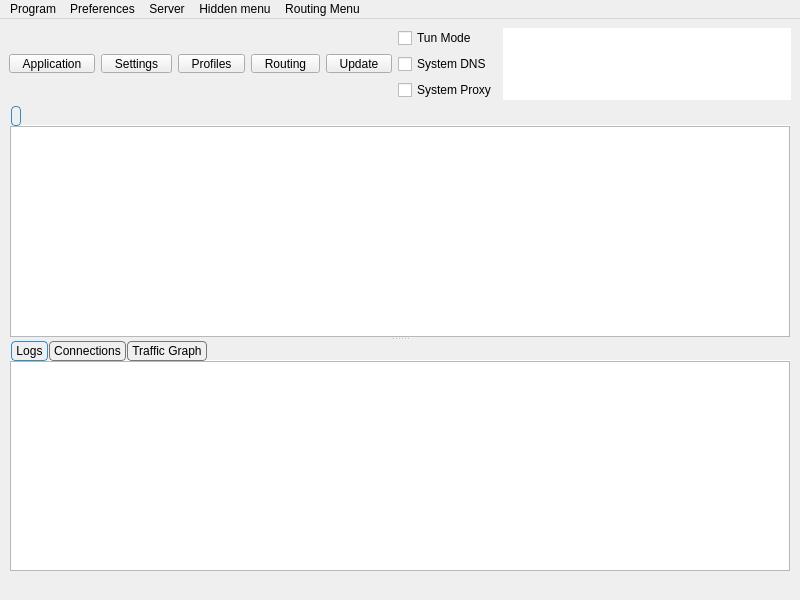
<?xml version="1.0" encoding="UTF-8"?>
<ui version="4.0">
 <class>MainWindow</class>
 <widget class="QMainWindow" name="MainWindow">
  <property name="geometry">
   <rect>
    <x>0</x>
    <y>0</y>
    <width>800</width>
    <height>600</height>
   </rect>
  </property>
  <property name="minimumSize">
   <size>
    <width>800</width>
    <height>600</height>
   </size>
  </property>
  <property name="windowTitle">
   <string notr="true">Gryph</string>
  </property>
  <widget class="QWidget" name="centralwidget">
   <layout class="QVBoxLayout" name="verticalLayout_3" stretch="0,0,0">
    <item>
     <layout class="QHBoxLayout" name="horizontalLayout_2">
      <item>
       <widget class="QToolButton" name="toolButton_program">
        <property name="minimumSize">
         <size>
          <width>0</width>
          <height>0</height>
         </size>
        </property>
        <property name="styleSheet">
         <string notr="true">
			 QToolButton {
			 padding-left: 8px;
			 padding-right: 8px;
			 }

			 QToolButton::menu-indicator {
			 image: none;
			 width: 0px;
			 height: 0px;
			 }
		 </string>
        </property>
        <property name="text">
         <string>Application</string>
        </property>
        <property name="icon">
         <iconset theme="b-system-run"/>
        </property>
        <property name="iconSize">
         <size>
          <width>24</width>
          <height>24</height>
         </size>
        </property>
        <property name="popupMode">
         <enum>QToolButton::ToolButtonPopupMode::InstantPopup</enum>
        </property>
        <property name="toolButtonStyle">
         <enum>Qt::ToolButtonStyle::ToolButtonTextUnderIcon</enum>
        </property>
       </widget>
      </item>
      <item>
       <widget class="QToolButton" name="toolButton_preferences">
        <property name="minimumSize">
         <size>
          <width>0</width>
          <height>0</height>
         </size>
        </property>
        <property name="styleSheet">
         <string notr="true">
			 QToolButton {
			 padding-left: 8px;
			 padding-right: 8px;
			 }

			 QToolButton::menu-indicator {
			 image: none;
			 width: 0px;
			 height: 0px;
			 }
		 </string>
        </property>
        <property name="text">
         <string>Settings</string>
        </property>
        <property name="icon">
         <iconset theme="b-preferences"/>
        </property>
        <property name="iconSize">
         <size>
          <width>24</width>
          <height>24</height>
         </size>
        </property>
        <property name="popupMode">
         <enum>QToolButton::ToolButtonPopupMode::InstantPopup</enum>
        </property>
        <property name="toolButtonStyle">
         <enum>Qt::ToolButtonStyle::ToolButtonTextUnderIcon</enum>
        </property>
       </widget>
      </item>
      <item>
       <widget class="QToolButton" name="toolButton_server">
        <property name="minimumSize">
         <size>
          <width>0</width>
          <height>0</height>
         </size>
        </property>
        <property name="styleSheet">
         <string notr="true">
			 QToolButton {
			 padding-left: 8px;
			 padding-right: 8px;
			 }

			 QToolButton::menu-indicator {
			 image: none;
			 width: 0px;
			 height: 0px;
			 }
		 </string>
        </property>
        <property name="text">
         <string>Profiles</string>
        </property>
        <property name="icon">
         <iconset theme="b-network-server"/>
        </property>
        <property name="iconSize">
         <size>
          <width>24</width>
          <height>24</height>
         </size>
        </property>
        <property name="popupMode">
         <enum>QToolButton::ToolButtonPopupMode::InstantPopup</enum>
        </property>
        <property name="toolButtonStyle">
         <enum>Qt::ToolButtonStyle::ToolButtonTextUnderIcon</enum>
        </property>
       </widget>
      </item>
      <item>
       <widget class="QToolButton" name="toolButton_routing">
        <property name="minimumSize">
         <size>
          <width>0</width>
          <height>0</height>
         </size>
        </property>
        <property name="styleSheet">
         <string notr="true">
			 QToolButton {
			 padding-left: 8px;
			 padding-right: 8px;
			 }

			 QToolButton::menu-indicator {
			 image: none;
			 width: 0px;
			 height: 0px;
			 }
		 </string>
        </property>
        <property name="text">
         <string>Routing</string>
        </property>
        <property name="icon">
         <iconset theme="b-network-routing"/>
        </property>
        <property name="iconSize">
         <size>
          <width>24</width>
          <height>24</height>
         </size>
        </property>
        <property name="popupMode">
         <enum>QToolButton::ToolButtonPopupMode::InstantPopup</enum>
        </property>
        <property name="toolButtonStyle">
         <enum>Qt::ToolButtonStyle::ToolButtonTextUnderIcon</enum>
        </property>
       </widget>
      </item>
      <item>
       <widget class="QToolButton" name="toolButton_update">
        <property name="minimumSize">
         <size>
          <width>0</width>
          <height>0</height>
         </size>
        </property>
        <property name="styleSheet">
         <string notr="true">
			 QToolButton {
			 padding-left: 8px;
			 padding-right: 8px;
			 }

			 QToolButton::menu-indicator {
			 image: none;
			 width: 0px;
			 height: 0px;
			 }
		 </string>
        </property>
        <property name="text">
         <string>Update</string>
        </property>
        <property name="icon">
         <iconset theme="b-system-software-update"/>
        </property>
        <property name="iconSize">
         <size>
          <width>24</width>
          <height>24</height>
         </size>
        </property>
        <property name="popupMode">
         <enum>QToolButton::ToolButtonPopupMode::InstantPopup</enum>
        </property>
        <property name="toolButtonStyle">
         <enum>Qt::ToolButtonStyle::ToolButtonTextUnderIcon</enum>
        </property>
       </widget>
      </item>
      <item>
       <layout class="QVBoxLayout" name="verticalLayout_4">
        <item>
         <widget class="QCheckBox" name="checkBox_VPN">
          <property name="sizePolicy">
           <sizepolicy hsizetype="Minimum" vsizetype="Minimum">
            <horstretch>0</horstretch>
            <verstretch>0</verstretch>
           </sizepolicy>
          </property>
          <property name="text">
           <string>Tun Mode</string>
          </property>
         </widget>
        </item>
        <item>
         <widget class="QCheckBox" name="system_dns">
          <property name="text">
           <string>System DNS</string>
          </property>
         </widget>
        </item>
        <item>
         <widget class="QCheckBox" name="checkBox_SystemProxy">
          <property name="text">
           <string>System Proxy</string>
          </property>
         </widget>
        </item>
       </layout>
      </item>
      <item>
       <widget class="QTextBrowser" name="data_view">
        <property name="enabled">
         <bool>true</bool>
        </property>
        <property name="sizePolicy">
         <sizepolicy hsizetype="Expanding" vsizetype="Ignored">
          <horstretch>0</horstretch>
          <verstretch>0</verstretch>
         </sizepolicy>
        </property>
        <property name="minimumSize">
         <size>
          <width>0</width>
          <height>0</height>
         </size>
        </property>
        <property name="mouseTracking">
         <bool>false</bool>
        </property>
        <property name="focusPolicy">
         <enum>Qt::FocusPolicy::NoFocus</enum>
        </property>
        <property name="contextMenuPolicy">
         <enum>Qt::ContextMenuPolicy::NoContextMenu</enum>
        </property>
        <property name="acceptDrops">
         <bool>false</bool>
        </property>
        <property name="frameShape">
         <enum>QFrame::Shape::NoFrame</enum>
        </property>
        <property name="frameShadow">
         <enum>QFrame::Shadow::Sunken</enum>
        </property>
        <property name="verticalScrollBarPolicy">
         <enum>Qt::ScrollBarPolicy::ScrollBarAlwaysOff</enum>
        </property>
        <property name="horizontalScrollBarPolicy">
         <enum>Qt::ScrollBarPolicy::ScrollBarAlwaysOff</enum>
        </property>
        <property name="textInteractionFlags">
         <set>Qt::TextInteractionFlag::LinksAccessibleByKeyboard|Qt::TextInteractionFlag::LinksAccessibleByMouse</set>
        </property>
       </widget>
      </item>
     </layout>
    </item>
    <item>
     <widget class="QSplitter" name="splitter">
      <property name="orientation">
       <enum>Qt::Orientation::Vertical</enum>
      </property>
      <widget class="QTabWidget" name="tabWidget">
       <property name="minimumSize">
        <size>
         <width>0</width>
         <height>20</height>
        </size>
       </property>
       <property name="styleSheet">
        <string notr="true">QTabWidget::tab-bar {
    left: 2px;
}

QTabBar {
    background: transparent;
    qproperty-drawBase: 0;
}

QTabBar::tab {
    border: 1px solid #777777;

    border-radius: 4px;
    padding: 2px 4px;
    margin-right: 1px;
}

QTabBar::tab:selected {
    border: 1px solid palette(highlight);
}</string>
       </property>
       <property name="tabShape">
        <enum>QTabWidget::TabShape::Rounded</enum>
       </property>
       <property name="currentIndex">
        <number>0</number>
       </property>
       <property name="documentMode">
        <bool>true</bool>
       </property>
       <property name="movable">
        <bool>false</bool>
       </property>
       <widget class="QWidget" name="widget1">
        <attribute name="title">
         <string/>
        </attribute>
        <layout class="QGridLayout" name="gridLayout_2">
         <property name="leftMargin">
          <number>1</number>
         </property>
         <property name="topMargin">
          <number>0</number>
         </property>
         <property name="rightMargin">
          <number>1</number>
         </property>
         <property name="bottomMargin">
          <number>0</number>
         </property>
         <property name="spacing">
          <number>0</number>
         </property>
         <item row="0" column="0">
          <widget class="ProfilesTableView" name="profilesTableView">
           <property name="contextMenuPolicy">
            <enum>Qt::ContextMenuPolicy::CustomContextMenu</enum>
           </property>
           <property name="editTriggers">
            <set>QAbstractItemView::EditTrigger::NoEditTriggers</set>
           </property>
           <property name="alternatingRowColors">
            <bool>true</bool>
           </property>
           <property name="selectionBehavior">
            <enum>QAbstractItemView::SelectionBehavior::SelectRows</enum>
           </property>
           <property name="horizontalScrollMode">
            <enum>QAbstractItemView::ScrollMode::ScrollPerPixel</enum>
           </property>
           <property name="wordWrap">
            <bool>false</bool>
           </property>
           <attribute name="horizontalHeaderMinimumSectionSize">
            <number>16</number>
           </attribute>
           <attribute name="horizontalHeaderHighlightSections">
            <bool>false</bool>
           </attribute>
           <attribute name="horizontalHeaderShowSortIndicator" stdset="0">
            <bool>false</bool>
           </attribute>
           <attribute name="verticalHeaderDefaultSectionSize">
            <number>30</number>
           </attribute>
          </widget>
         </item>
        </layout>
       </widget>
      </widget>
      <widget class="QWidget" name="aaaaaaaaaaaaaaaaaa">
       <layout class="QVBoxLayout" name="aaaaaaaaaaaa" stretch="0">
        <item>
         <widget class="QWidget" name="down_tab" native="true">
          <layout class="QVBoxLayout" name="verticalLayout">
           <property name="spacing">
            <number>0</number>
           </property>
           <property name="leftMargin">
            <number>0</number>
           </property>
           <property name="topMargin">
            <number>0</number>
           </property>
           <property name="rightMargin">
            <number>0</number>
           </property>
           <property name="bottomMargin">
            <number>0</number>
           </property>
           <item>
            <widget class="QTabWidget" name="stats_widget">
             <property name="minimumSize">
              <size>
               <width>0</width>
               <height>20</height>
              </size>
             </property>
             <property name="autoFillBackground">
              <bool>true</bool>
             </property>
             <property name="styleSheet">
              <string notr="true">QTabWidget::tab-bar {
    left: 2px;
}

QTabBar {
    background: transparent;
    qproperty-drawBase: 0;
}

QTabBar::tab {
    border: 1px solid #777777;

    border-radius: 4px;
    padding: 2px 4px;
    margin-right: 1px;
}

QTabBar::tab:selected {
    border: 1px solid palette(highlight);
}</string>
             </property>
             <property name="tabPosition">
              <enum>QTabWidget::TabPosition::North</enum>
             </property>
             <property name="tabShape">
              <enum>QTabWidget::TabShape::Rounded</enum>
             </property>
             <property name="currentIndex">
              <number>0</number>
             </property>
             <property name="elideMode">
              <enum>Qt::TextElideMode::ElideNone</enum>
             </property>
             <property name="usesScrollButtons">
              <bool>true</bool>
             </property>
             <property name="documentMode">
              <bool>true</bool>
             </property>
             <property name="tabsClosable">
              <bool>false</bool>
             </property>
             <property name="movable">
              <bool>true</bool>
             </property>
             <property name="tabBarAutoHide">
              <bool>false</bool>
             </property>
             <widget class="QWidget" name="Logs">
              <property name="enabled">
               <bool>true</bool>
              </property>
              <attribute name="title">
               <string>Logs</string>
              </attribute>
              <layout class="QHBoxLayout" name="horizontalLayout_3" stretch="0">
               <property name="spacing">
                <number>0</number>
               </property>
               <property name="sizeConstraint">
                <enum>QLayout::SizeConstraint::SetDefaultConstraint</enum>
               </property>
               <property name="leftMargin">
                <number>1</number>
               </property>
               <property name="topMargin">
                <number>0</number>
               </property>
               <property name="rightMargin">
                <number>1</number>
               </property>
               <property name="bottomMargin">
                <number>0</number>
               </property>
               <item>
                <widget class="QTextBrowser" name="masterLogBrowser">
                 <property name="contextMenuPolicy">
                  <enum>Qt::ContextMenuPolicy::CustomContextMenu</enum>
                 </property>
                 <property name="openLinks">
                  <bool>false</bool>
                 </property>
                </widget>
               </item>
              </layout>
             </widget>
             <widget class="QWidget" name="connections_tab">
              <attribute name="title">
               <string>Connections</string>
              </attribute>
              <layout class="QHBoxLayout" name="horizontalLayout_4">
               <property name="spacing">
                <number>0</number>
               </property>
               <property name="sizeConstraint">
                <enum>QLayout::SizeConstraint::SetDefaultConstraint</enum>
               </property>
               <property name="leftMargin">
                <number>1</number>
               </property>
               <property name="topMargin">
                <number>0</number>
               </property>
               <property name="rightMargin">
                <number>1</number>
               </property>
               <property name="bottomMargin">
                <number>0</number>
               </property>
               <item>
                <widget class="QTableWidget" name="connections">
                 <property name="autoFillBackground">
                  <bool>false</bool>
                 </property>
                 <column>
                  <property name="text">
                   <string>Destination (Domain)</string>
                  </property>
                  <property name="toolTip">
                   <string>Click To Disable Sorting</string>
                  </property>
                 </column>
                 <column>
                  <property name="text">
                   <string>Process</string>
                  </property>
                  <property name="toolTip">
                   <string>Click To Sort By Process</string>
                  </property>
                 </column>
                 <column>
                  <property name="text">
                   <string>Protocol</string>
                  </property>
                  <property name="toolTip">
                   <string>Click To Sort By Protocol</string>
                  </property>
                 </column>
                 <column>
                  <property name="text">
                   <string>Outbound</string>
                  </property>
                  <property name="toolTip">
                   <string>Click To Sort By Outbound</string>
                  </property>
                 </column>
                 <column>
                  <property name="text">
                   <string>Traffic</string>
                  </property>
                  <property name="toolTip">
                   <string>Click To Toggle sort by Traffic</string>
                  </property>
                 </column>
                </widget>
               </item>
              </layout>
             </widget>
             <widget class="QWidget" name="graph_tab">
              <attribute name="title">
               <string>Traffic Graph</string>
              </attribute>
              <layout class="QHBoxLayout" name="horizontalLayout_6">
               <property name="spacing">
                <number>0</number>
               </property>
               <property name="sizeConstraint">
                <enum>QLayout::SizeConstraint::SetDefaultConstraint</enum>
               </property>
               <property name="leftMargin">
                <number>1</number>
               </property>
               <property name="topMargin">
                <number>0</number>
               </property>
               <property name="rightMargin">
                <number>1</number>
               </property>
               <property name="bottomMargin">
                <number>0</number>
               </property>
              </layout>
             </widget>
            </widget>
           </item>
          </layout>
         </widget>
        </item>
       </layout>
      </widget>
     </widget>
    </item>
    <item>
     <layout class="QHBoxLayout" name="horizontalLayout">
      <item>
       <widget class="QLabel" name="label_running">
        <property name="text">
         <string/>
        </property>
       </widget>
      </item>
      <item>
       <widget class="QLabel" name="label_inbound">
        <property name="text">
         <string/>
        </property>
        <property name="alignment">
         <set>Qt::AlignmentFlag::AlignLeading|Qt::AlignmentFlag::AlignLeft|Qt::AlignmentFlag::AlignVCenter</set>
        </property>
       </widget>
      </item>
      <item>
       <widget class="QLabel" name="label_speed">
        <property name="text">
         <string/>
        </property>
        <property name="alignment">
         <set>Qt::AlignmentFlag::AlignLeading|Qt::AlignmentFlag::AlignLeft|Qt::AlignmentFlag::AlignVCenter</set>
        </property>
       </widget>
      </item>
     </layout>
    </item>
   </layout>
  </widget>
  <widget class="QMenuBar" name="menubar">
   <property name="geometry">
    <rect>
     <x>0</x>
     <y>0</y>
     <width>800</width>
     <height>21</height>
    </rect>
   </property>
   <widget class="QMenu" name="menu_program">
    <property name="title">
     <string>Program</string>
    </property>
    <widget class="QMenu" name="menu_spmode">
     <property name="title">
      <string>System Proxy</string>
     </property>
     <addaction name="menu_spmode_system_proxy"/>
     <addaction name="menu_spmode_vpn"/>
     <addaction name="menu_spmode_disabled"/>
    </widget>
    <addaction name="actionHide_window"/>
    <addaction name="separator"/>
    <addaction name="menu_add_from_clipboard2"/>
    <addaction name="actionAdd_profile_from_File"/>
    <addaction name="menu_scan_qr"/>
    <addaction name="separator"/>
    <addaction name="actionStart_with_system"/>
    <addaction name="actionRemember_last_proxy"/>
    <addaction name="actionAllow_LAN"/>
    <addaction name="menu_spmode"/>
    <addaction name="separator"/>
    <addaction name="actionRestart_Proxy"/>
    <addaction name="actionRestart_Program"/>
    <addaction name="menu_exit"/>
   </widget>
   <widget class="QMenu" name="menu_preferences">
    <property name="title">
     <string>Preferences</string>
    </property>
    <addaction name="menu_manage_groups"/>
    <addaction name="menu_basic_settings"/>
    <addaction name="menu_routing_settings"/>
    <addaction name="menu_vpn_settings"/>
    <addaction name="menu_hotkey_settings"/>
    <addaction name="menu_open_config_folder"/>
   </widget>
   <widget class="QMenu" name="menu_server">
    <property name="title">
     <string>Server</string>
    </property>
    <widget class="QMenu" name="menu_share_item">
     <property name="title">
      <string>Share</string>
     </property>
     <addaction name="menu_qr"/>
     <addaction name="menu_export_config"/>
     <addaction name="actionExport_Xray_config"/>
     <addaction name="separator"/>
     <addaction name="menu_copy_links"/>
     <addaction name="menu_copy_links_nkr"/>
     <addaction name="actionCopy_Test_Result"/>
    </widget>
    <addaction name="menu_add_from_input"/>
    <addaction name="menu_add_from_clipboard"/>
    <addaction name="separator"/>
    <addaction name="menu_start"/>
    <addaction name="menu_stop"/>
    <addaction name="separator"/>
    <addaction name="menu_select_all"/>
    <addaction name="menu_clone"/>
    <addaction name="menu_reset_traffic"/>
    <addaction name="menu_delete"/>
    <addaction name="menu_share_item"/>
    <addaction name="separator"/>
    <addaction name="actionUrl_Test_Selected"/>
    <addaction name="menu_resolve_selected"/>
    <addaction name="actionClear_Test_Result"/>
    <addaction name="actionSpeedtest_Current"/>
    <addaction name="actionSpeedtest_Selected"/>
    <addaction name="actionResolve_Selected_Out_IP"/>
   </widget>
   <widget class="QMenu" name="menuHidden_menu">
    <property name="title">
     <string>Hidden menu</string>
    </property>
    <addaction name="menu_update_subscription"/>
    <addaction name="menu_resolve_domain"/>
    <addaction name="menu_remove_invalid"/>
    <addaction name="actionUrl_Test_Group"/>
    <addaction name="menu_remove_unavailable"/>
    <addaction name="menu_clear_test_result"/>
    <addaction name="menu_delete_repeat"/>
    <addaction name="actionSpeedtest_Group"/>
    <addaction name="actionResolve_Out_IP"/>
    <addaction name="actionRefresh_Column_Widths"/>
   </widget>
   <widget class="QMenu" name="menuRouting_Menu">
    <property name="title">
     <string>Routing Menu</string>
    </property>
   </widget>
   <addaction name="menu_program"/>
   <addaction name="menu_preferences"/>
   <addaction name="menu_server"/>
   <addaction name="menuHidden_menu"/>
   <addaction name="menuRouting_Menu"/>
  </widget>
  <action name="menu_exit">
   <property name="text">
    <string>Exit</string>
   </property>
  </action>
  <action name="actionShow_window">
   <property name="text">
    <string>Show Window</string>
   </property>
  </action>
  <action name="menu_basic_settings">
   <property name="text">
    <string>Basic Settings</string>
   </property>
  </action>
  <action name="menu_add_from_input">
   <property name="text">
    <string>New profile</string>
   </property>
   <property name="shortcut">
    <string notr="true">Ctrl+N</string>
   </property>
  </action>
  <action name="menu_manage_groups">
   <property name="text">
    <string>Groups</string>
   </property>
  </action>
  <action name="menu_start">
   <property name="text">
    <string>Start</string>
   </property>
   <property name="shortcut">
    <string notr="true">Return</string>
   </property>
  </action>
  <action name="menu_stop">
   <property name="text">
    <string>Stop</string>
   </property>
   <property name="shortcut">
    <string notr="true">Ctrl+S</string>
   </property>
  </action>
  <action name="menu_routing_settings">
   <property name="text">
    <string>Routing Settings</string>
   </property>
  </action>
  <action name="menu_add_from_clipboard">
   <property name="text">
    <string>Add profile from clipboard</string>
   </property>
   <property name="shortcut">
    <string notr="true">Ctrl+V</string>
   </property>
  </action>
  <action name="menu_delete">
   <property name="text">
    <string>Delete</string>
   </property>
   <property name="shortcut">
    <string notr="true">Del</string>
   </property>
  </action>
  <action name="menu_add_from_clipboard2">
   <property name="text">
    <string>Add profile from clipboard</string>
   </property>
  </action>
  <action name="menu_profile_debug_info">
   <property name="text">
    <string>Debug Info</string>
   </property>
  </action>
  <action name="menu_qr">
   <property name="text">
    <string>QR Code and link</string>
   </property>
   <property name="shortcut">
    <string notr="true">Ctrl+Q</string>
   </property>
  </action>
  <action name="menu_copy_link">
   <property name="text">
    <string>Copy Link</string>
   </property>
  </action>
  <action name="menu_tcp_ping">
   <property name="text">
    <string notr="true">Tcp Ping</string>
   </property>
   <property name="shortcut">
    <string notr="true">Ctrl+Shift+T</string>
   </property>
  </action>
  <action name="menu_url_test">
   <property name="text">
    <string notr="true">Url Test</string>
   </property>
   <property name="shortcut">
    <string notr="true">Ctrl+Shift+U</string>
   </property>
  </action>
  <action name="menu_clear_test_result">
   <property name="text">
    <string>Clear Test Result</string>
   </property>
   <property name="shortcut">
    <string notr="true">Ctrl+Shift+C</string>
   </property>
  </action>
  <action name="menu_export_config">
   <property name="text">
    <string>Export Sing-box config</string>
   </property>
   <property name="shortcut">
    <string notr="true">Ctrl+E</string>
   </property>
  </action>
  <action name="menu_reset_traffic">
   <property name="text">
    <string>Reset Traffic</string>
   </property>
   <property name="shortcut">
    <string notr="true">Ctrl+R</string>
   </property>
  </action>
  <action name="menu_scan_qr">
   <property name="text">
    <string>Scan QR Code</string>
   </property>
   <property name="shortcut">
    <string notr="true">Ctrl+Shift+Q</string>
   </property>
  </action>
  <action name="menu_spmode_system_proxy">
   <property name="checkable">
    <bool>true</bool>
   </property>
   <property name="text">
    <string>Enable System Proxy</string>
   </property>
  </action>
  <action name="menu_spmode_disabled">
   <property name="checkable">
    <bool>true</bool>
   </property>
   <property name="text">
    <string>Disable</string>
   </property>
  </action>
  <action name="menu_delete_repeat">
   <property name="text">
    <string>Remove Duplicates</string>
   </property>
   <property name="shortcut">
    <string notr="true">Ctrl+Shift+D</string>
   </property>
  </action>
  <action name="actionfake">
   <property name="text">
    <string>fake</string>
   </property>
   <property name="visible">
    <bool>false</bool>
   </property>
  </action>
  <action name="menu_move">
   <property name="text">
    <string>Move</string>
   </property>
   <property name="shortcut">
    <string notr="true">Ctrl+M</string>
   </property>
  </action>
  <action name="actionStart_with_system">
   <property name="checkable">
    <bool>true</bool>
   </property>
   <property name="text">
    <string>Start with system</string>
   </property>
  </action>
  <action name="actionRemember_last_proxy">
   <property name="checkable">
    <bool>true</bool>
   </property>
   <property name="text">
    <string>Remember last profile</string>
   </property>
  </action>
  <action name="actionAllow_LAN">
   <property name="checkable">
    <bool>true</bool>
   </property>
   <property name="text">
    <string>Allow other devices to connect</string>
   </property>
  </action>
  <action name="menu_remove_unavailable">
   <property name="text">
    <string>Remove Unavailable</string>
   </property>
   <property name="shortcut">
    <string notr="true">Ctrl+Shift+R</string>
   </property>
  </action>
  <action name="menu_full_test">
   <property name="text">
    <string>Full Test</string>
   </property>
   <property name="shortcut">
    <string notr="true">Ctrl+Shift+F</string>
   </property>
  </action>
  <action name="menu_hotkey_settings">
   <property name="text">
    <string>Hotkey Settings</string>
   </property>
  </action>
  <action name="menu_select_all">
   <property name="text">
    <string>Select All</string>
   </property>
   <property name="shortcut">
    <string notr="true">Ctrl+A</string>
   </property>
  </action>
  <action name="menu_copy_links_nkr">
   <property name="text">
    <string>Copy links of selected (Json Links)</string>
   </property>
   <property name="shortcut">
    <string notr="true">Ctrl+Alt+C</string>
   </property>
  </action>
  <action name="actionfake_2">
   <property name="text">
    <string>fake</string>
   </property>
   <property name="visible">
    <bool>false</bool>
   </property>
  </action>
  <action name="actionfake_3">
   <property name="text">
    <string>fake</string>
   </property>
   <property name="visible">
    <bool>false</bool>
   </property>
  </action>
  <action name="menu_copy_links">
   <property name="text">
    <string>Copy links of selected</string>
   </property>
   <property name="shortcut">
    <string notr="true">Ctrl+C</string>
   </property>
  </action>
  <action name="menu_spmode_vpn">
   <property name="checkable">
    <bool>true</bool>
   </property>
   <property name="text">
    <string>Enable Tun</string>
   </property>
  </action>
  <action name="menu_clone">
   <property name="text">
    <string>Clone</string>
   </property>
   <property name="shortcut">
    <string notr="true">Ctrl+D</string>
   </property>
  </action>
  <action name="menu_update_subscription">
   <property name="text">
    <string>Update subscription</string>
   </property>
   <property name="shortcut">
    <string notr="true">Ctrl+U</string>
   </property>
   <property name="visible">
    <bool>true</bool>
   </property>
  </action>
  <action name="menu_resolve_domain">
   <property name="text">
    <string>Resolve domain</string>
   </property>
   <property name="shortcut">
    <string notr="true">Ctrl+Shift+I</string>
   </property>
  </action>
  <action name="menu_vpn_settings">
   <property name="text">
    <string>Tun Settings</string>
   </property>
  </action>
  <action name="actionRestart_Program">
   <property name="text">
    <string>Restart Program</string>
   </property>
  </action>
  <action name="menu_open_config_folder">
   <property name="text">
    <string>Open Config Folder</string>
   </property>
  </action>
  <action name="actionfake_4">
   <property name="text">
    <string notr="true">fake</string>
   </property>
   <property name="visible">
    <bool>false</bool>
   </property>
  </action>
  <action name="actionfake_5">
   <property name="text">
    <string notr="true">fake</string>
   </property>
   <property name="visible">
    <bool>false</bool>
   </property>
  </action>
  <action name="actionRestart_Proxy">
   <property name="text">
    <string>Restart Core</string>
   </property>
  </action>
  <action name="menu_stop_testing">
   <property name="text">
    <string>Stop Testing</string>
   </property>
   <property name="shortcut">
    <string notr="true">Ctrl+.</string>
   </property>
  </action>
  <action name="actionUrl_Test_Selected">
   <property name="text">
    <string>Url Test Selected</string>
   </property>
   <property name="shortcut">
    <string notr="true">Ctrl+Shift+S</string>
   </property>
   <property name="visible">
    <bool>true</bool>
   </property>
  </action>
  <action name="actionUrl_Test_Group">
   <property name="enabled">
    <bool>true</bool>
   </property>
   <property name="text">
    <string>Url Test Group</string>
   </property>
   <property name="shortcut">
    <string notr="true">Ctrl+Shift+G</string>
   </property>
   <property name="visible">
    <bool>true</bool>
   </property>
  </action>
  <action name="menu_resolve_selected">
   <property name="text">
    <string>Resolve Selected Domain</string>
   </property>
   <property name="visible">
    <bool>true</bool>
   </property>
  </action>
  <action name="menu_remove_invalid">
   <property name="text">
    <string>Remove Invalid</string>
   </property>
   <property name="shortcut">
    <string notr="true">Ctrl+Alt+I</string>
   </property>
   <property name="menuRole">
    <enum>QAction::MenuRole::TextHeuristicRole</enum>
   </property>
  </action>
  <action name="menu_open_routing_manager">
   <property name="text">
    <string>Open Manager</string>
   </property>
  </action>
  <action name="actionSpeedtest_Current">
   <property name="text">
    <string>Speedtest Current</string>
   </property>
   <property name="shortcut">
    <string notr="true">F6</string>
   </property>
  </action>
  <action name="actionSpeedtest_Selected">
   <property name="text">
    <string>Speedtest Selected</string>
   </property>
   <property name="shortcut">
    <string notr="true">Ctrl+Shift+P</string>
   </property>
  </action>
  <action name="actionSpeedtest_Group">
   <property name="text">
    <string>Speedtest Group</string>
   </property>
   <property name="shortcut">
    <string notr="true">Ctrl+Alt+P</string>
   </property>
  </action>
  <action name="actionHide_window">
   <property name="text">
    <string>Hide window</string>
   </property>
   <property name="shortcut">
    <string notr="true">Ctrl+H</string>
   </property>
  </action>
  <action name="actionAdd_profile_from_File">
   <property name="text">
    <string>Add profile from File</string>
   </property>
   <property name="shortcut">
    <string notr="true">Ctrl+O</string>
   </property>
  </action>
  <action name="actionResolve_Out_IP">
   <property name="text">
    <string>Resolve Out IP</string>
   </property>
  </action>
  <action name="actionResolve_Selected_Out_IP">
   <property name="text">
    <string>Resolve Selected Out IP</string>
   </property>
  </action>
  <action name="actionRefresh_Column_Widths">
   <property name="text">
    <string>Refresh Column Widths</string>
   </property>
  </action>
  <action name="actionExport_Xray_config">
   <property name="text">
    <string>Export Xray config</string>
   </property>
  </action>
  <action name="actionCopy_Test_Result">
   <property name="text">
    <string>Copy Test Result</string>
   </property>
  </action>
  <action name="actionClear_Test_Result">
   <property name="text">
    <string>Clear Test Result</string>
   </property>
  </action>
 </widget>
 <customwidgets>
  <customwidget>
   <class>ProfilesTableView</class>
   <extends>QTableView</extends>
   <header>include/ui/utils/ProfilesTableView.h</header>
  </customwidget>
 </customwidgets>
 <resources/>
 <connections/>
</ui>
